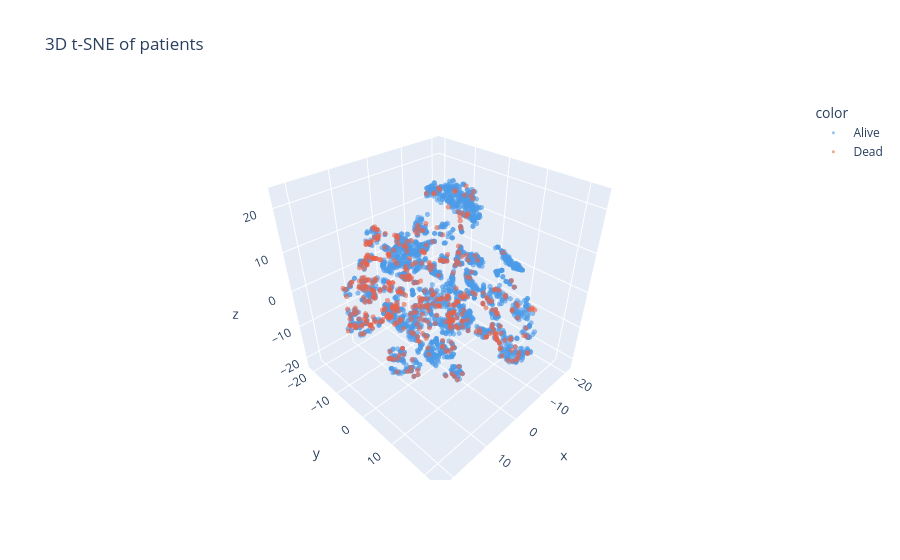

Notebook code for this chart:
### Code cell
from sklearn.manifold import TSNE

tsne = TSNE(n_components=3, random_state=42)
X_tsne = tsne.fit_transform(X_train_scaled)

fig = px.scatter_3d(x=X_tsne[:, 0], y=X_tsne[:, 1], z=X_tsne[:, 2],
                    color=y_train.map({0: 'Alive', 1: 'Dead'}),
                    color_discrete_map={'Alive': '#4C9BE8', 'Dead': '#E8634C'},
                    title='3D t-SNE of patients', opacity=0.6)
fig.update_traces(marker_size=3)
fig.show()

### Figure 1 — Plotly figure (JSON) as saved in the notebook; plotly's stock layout.template omitted (floating-point values rounded to 4 significant figures; data arrays with more than 128 entries replaced by an {"elided": "..."} marker saying what was removed)
{"data": [{"hovertemplate": "color=Alive<br>x=%{x}<br>y=%{y}<br>z=%{z}<extra></extra>", "legendgroup": "Alive", "marker": {"color": "#4C9BE8", "opacity": 0.6, "size": 3, "symbol": "circle"}, "mode": "markers", "name": "Alive", "scene": "scene", "showlegend": true, "type": "scatter3d", "x": {"elided": "2725 float values"}, "y": {"elided": "2725 float values"}, "z": {"elided": "2725 float values"}}, {"hovertemplate": "color=Dead<br>x=%{x}<br>y=%{y}<br>z=%{z}<extra></extra>", "legendgroup": "Dead", "marker": {"color": "#E8634C", "opacity": 0.6, "size": 3, "symbol": "circle"}, "mode": "markers", "name": "Dead", "scene": "scene", "showlegend": true, "type": "scatter3d", "x": {"elided": "493 float values"}, "y": {"elided": "493 float values"}, "z": {"elided": "493 float values"}}], "layout": {"legend": {"title": {"text": "color"}, "tracegroupgap": 0}, "scene": {"domain": {"x": [0, 1], "y": [0, 1]}, "xaxis": {"title": {"text": "x"}}, "yaxis": {"title": {"text": "y"}}, "zaxis": {"title": {"text": "z"}}}, "title": {"text": "3D t-SNE of patients"}}}
